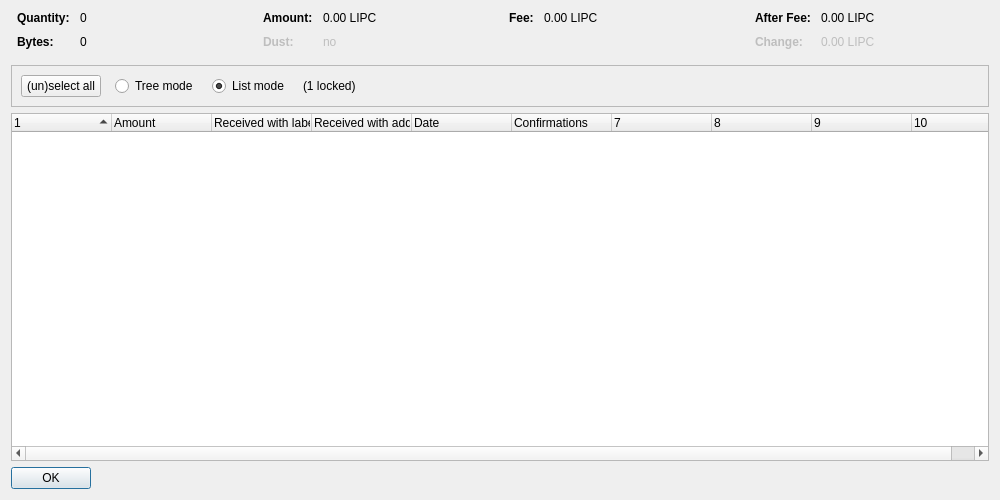
<?xml version="1.0" encoding="UTF-8"?>
<ui version="4.0">
 <class>CoinControlDialog</class>
 <widget class="QDialog" name="CoinControlDialog">
  <property name="geometry">
   <rect>
    <x>0</x>
    <y>0</y>
    <width>1000</width>
    <height>500</height>
   </rect>
  </property>
  <property name="windowTitle">
   <string>Coin Selection</string>
  </property>
  <layout class="QVBoxLayout" name="verticalLayout">
   <item>
    <layout class="QHBoxLayout" name="horizontalLayoutTop" stretch="0,0,0,0">
     <property name="topMargin">
      <number>0</number>
     </property>
     <property name="bottomMargin">
      <number>10</number>
     </property>
     <item>
      <layout class="QFormLayout" name="formLayoutCoinControl1">
       <property name="horizontalSpacing">
        <number>10</number>
       </property>
       <property name="verticalSpacing">
        <number>10</number>
       </property>
       <property name="leftMargin">
        <number>6</number>
       </property>
       <property name="rightMargin">
        <number>6</number>
       </property>
       <item row="0" column="0">
        <widget class="QLabel" name="labelCoinControlQuantityText">
         <property name="font">
          <font>
           <weight>75</weight>
           <bold>true</bold>
          </font>
         </property>
         <property name="text">
          <string>Quantity:</string>
         </property>
        </widget>
       </item>
       <item row="0" column="1">
        <widget class="QLabel" name="labelCoinControlQuantity">
         <property name="cursor">
          <cursorShape>IBeamCursor</cursorShape>
         </property>
         <property name="contextMenuPolicy">
          <enum>Qt::ActionsContextMenu</enum>
         </property>
         <property name="text">
          <string notr="true">0</string>
         </property>
         <property name="textInteractionFlags">
          <set>Qt::LinksAccessibleByMouse|Qt::TextSelectableByKeyboard|Qt::TextSelectableByMouse</set>
         </property>
        </widget>
       </item>
       <item row="1" column="0">
        <widget class="QLabel" name="labelCoinControlBytesText">
         <property name="font">
          <font>
           <weight>75</weight>
           <bold>true</bold>
          </font>
         </property>
         <property name="text">
          <string>Bytes:</string>
         </property>
        </widget>
       </item>
       <item row="1" column="1">
        <widget class="QLabel" name="labelCoinControlBytes">
         <property name="cursor">
          <cursorShape>IBeamCursor</cursorShape>
         </property>
         <property name="contextMenuPolicy">
          <enum>Qt::ActionsContextMenu</enum>
         </property>
         <property name="text">
          <string notr="true">0</string>
         </property>
         <property name="textInteractionFlags">
          <set>Qt::LinksAccessibleByMouse|Qt::TextSelectableByKeyboard|Qt::TextSelectableByMouse</set>
         </property>
        </widget>
       </item>
      </layout>
     </item>
     <item>
      <layout class="QFormLayout" name="formLayoutCoinControl2">
       <property name="horizontalSpacing">
        <number>10</number>
       </property>
       <property name="verticalSpacing">
        <number>10</number>
       </property>
       <property name="leftMargin">
        <number>6</number>
       </property>
       <property name="rightMargin">
        <number>6</number>
       </property>
       <item row="0" column="0">
        <widget class="QLabel" name="labelCoinControlAmountText">
         <property name="font">
          <font>
           <weight>75</weight>
           <bold>true</bold>
          </font>
         </property>
         <property name="text">
          <string>Amount:</string>
         </property>
        </widget>
       </item>
       <item row="0" column="1">
        <widget class="QLabel" name="labelCoinControlAmount">
         <property name="cursor">
          <cursorShape>IBeamCursor</cursorShape>
         </property>
         <property name="contextMenuPolicy">
          <enum>Qt::ActionsContextMenu</enum>
         </property>
         <property name="text">
          <string notr="true">0.00 LIPC</string>
         </property>
         <property name="textInteractionFlags">
          <set>Qt::LinksAccessibleByMouse|Qt::TextSelectableByKeyboard|Qt::TextSelectableByMouse</set>
         </property>
        </widget>
       </item>
       <item row="1" column="0">
        <widget class="QLabel" name="labelCoinControlLowOutputText">
         <property name="enabled">
          <bool>false</bool>
         </property>
         <property name="font">
          <font>
           <weight>75</weight>
           <bold>true</bold>
          </font>
         </property>
         <property name="text">
          <string>Dust:</string>
         </property>
        </widget>
       </item>
       <item row="1" column="1">
        <widget class="QLabel" name="labelCoinControlLowOutput">
         <property name="enabled">
          <bool>false</bool>
         </property>
         <property name="cursor">
          <cursorShape>IBeamCursor</cursorShape>
         </property>
         <property name="contextMenuPolicy">
          <enum>Qt::ActionsContextMenu</enum>
         </property>
         <property name="text">
          <string notr="true">no</string>
         </property>
         <property name="textInteractionFlags">
          <set>Qt::LinksAccessibleByMouse|Qt::TextSelectableByKeyboard|Qt::TextSelectableByMouse</set>
         </property>
        </widget>
       </item>
      </layout>
     </item>
     <item>
      <layout class="QFormLayout" name="formLayoutCoinControl3">
       <property name="horizontalSpacing">
        <number>10</number>
       </property>
       <property name="verticalSpacing">
        <number>10</number>
       </property>
       <property name="leftMargin">
        <number>6</number>
       </property>
       <property name="rightMargin">
        <number>6</number>
       </property>
       <item row="0" column="0">
        <widget class="QLabel" name="labelCoinControlFeeText">
         <property name="font">
          <font>
           <weight>75</weight>
           <bold>true</bold>
          </font>
         </property>
         <property name="text">
          <string>Fee:</string>
         </property>
        </widget>
       </item>
       <item row="0" column="1">
        <widget class="QLabel" name="labelCoinControlFee">
         <property name="cursor">
          <cursorShape>IBeamCursor</cursorShape>
         </property>
         <property name="contextMenuPolicy">
          <enum>Qt::ActionsContextMenu</enum>
         </property>
         <property name="text">
          <string notr="true">0.00 LIPC</string>
         </property>
         <property name="textInteractionFlags">
          <set>Qt::LinksAccessibleByMouse|Qt::TextSelectableByKeyboard|Qt::TextSelectableByMouse</set>
         </property>
        </widget>
       </item>
      </layout>
     </item>
     <item>
      <layout class="QFormLayout" name="formLayoutCoinControl4">
       <property name="horizontalSpacing">
        <number>10</number>
       </property>
       <property name="verticalSpacing">
        <number>10</number>
       </property>
       <property name="leftMargin">
        <number>6</number>
       </property>
       <property name="rightMargin">
        <number>6</number>
       </property>
       <item row="0" column="0">
        <widget class="QLabel" name="labelCoinControlAfterFeeText">
         <property name="font">
          <font>
           <weight>75</weight>
           <bold>true</bold>
          </font>
         </property>
         <property name="text">
          <string>After Fee:</string>
         </property>
        </widget>
       </item>
       <item row="0" column="1">
        <widget class="QLabel" name="labelCoinControlAfterFee">
         <property name="cursor">
          <cursorShape>IBeamCursor</cursorShape>
         </property>
         <property name="contextMenuPolicy">
          <enum>Qt::ActionsContextMenu</enum>
         </property>
         <property name="text">
          <string notr="true">0.00 LIPC</string>
         </property>
         <property name="textInteractionFlags">
          <set>Qt::LinksAccessibleByMouse|Qt::TextSelectableByKeyboard|Qt::TextSelectableByMouse</set>
         </property>
        </widget>
       </item>
       <item row="1" column="0">
        <widget class="QLabel" name="labelCoinControlChangeText">
         <property name="enabled">
          <bool>false</bool>
         </property>
         <property name="font">
          <font>
           <weight>75</weight>
           <bold>true</bold>
          </font>
         </property>
         <property name="text">
          <string>Change:</string>
         </property>
        </widget>
       </item>
       <item row="1" column="1">
        <widget class="QLabel" name="labelCoinControlChange">
         <property name="enabled">
          <bool>false</bool>
         </property>
         <property name="cursor">
          <cursorShape>IBeamCursor</cursorShape>
         </property>
         <property name="contextMenuPolicy">
          <enum>Qt::ActionsContextMenu</enum>
         </property>
         <property name="text">
          <string notr="true">0.00 LIPC</string>
         </property>
         <property name="textInteractionFlags">
          <set>Qt::LinksAccessibleByMouse|Qt::TextSelectableByKeyboard|Qt::TextSelectableByMouse</set>
         </property>
        </widget>
       </item>
      </layout>
     </item>
    </layout>
   </item>
   <item>
    <widget class="QFrame" name="frame">
     <property name="minimumSize">
      <size>
       <width>0</width>
       <height>40</height>
      </size>
     </property>
     <property name="frameShape">
      <enum>QFrame::StyledPanel</enum>
     </property>
     <property name="frameShadow">
      <enum>QFrame::Sunken</enum>
     </property>
     <layout class="QHBoxLayout" name="horizontalLayout">
      <item>
       <layout class="QHBoxLayout" name="horizontalLayoutPanel" stretch="0,0,0,0,0">
        <property name="spacing">
         <number>14</number>
        </property>
        <item>
         <widget class="QPushButton" name="pushButtonSelectAll">
          <property name="sizePolicy">
           <sizepolicy hsizetype="Maximum" vsizetype="Fixed">
            <horstretch>0</horstretch>
            <verstretch>0</verstretch>
           </sizepolicy>
          </property>
          <property name="text">
           <string>(un)select all</string>
          </property>
          <property name="autoDefault">
           <bool>false</bool>
          </property>
         </widget>
        </item>
        <item>
         <widget class="QRadioButton" name="radioTreeMode">
          <property name="sizePolicy">
           <sizepolicy hsizetype="Maximum" vsizetype="Fixed">
            <horstretch>0</horstretch>
            <verstretch>0</verstretch>
           </sizepolicy>
          </property>
          <property name="text">
           <string>Tree mode</string>
          </property>
         </widget>
        </item>
        <item>
         <widget class="QRadioButton" name="radioListMode">
          <property name="sizePolicy">
           <sizepolicy hsizetype="Maximum" vsizetype="Fixed">
            <horstretch>0</horstretch>
            <verstretch>0</verstretch>
           </sizepolicy>
          </property>
          <property name="text">
           <string>List mode</string>
          </property>
          <property name="checked">
           <bool>true</bool>
          </property>
         </widget>
        </item>
        <item>
         <widget class="QLabel" name="labelLocked">
          <property name="text">
           <string notr="true">(1 locked)</string>
          </property>
         </widget>
        </item>
        <item>
         <spacer name="horizontalSpacer">
          <property name="orientation">
           <enum>Qt::Horizontal</enum>
          </property>
          <property name="sizeHint" stdset="0">
           <size>
            <width>40</width>
            <height>20</height>
           </size>
          </property>
         </spacer>
        </item>
       </layout>
      </item>
     </layout>
    </widget>
   </item>
   <item>
    <widget class="CoinControlTreeWidget" name="treeWidget">
     <property name="contextMenuPolicy">
      <enum>Qt::CustomContextMenu</enum>
     </property>
     <property name="sortingEnabled">
      <bool>false</bool>
     </property>
     <property name="columnCount">
      <number>10</number>
     </property>
     <attribute name="headerShowSortIndicator" stdset="0">
      <bool>true</bool>
     </attribute>
     <attribute name="headerStretchLastSection">
      <bool>false</bool>
     </attribute>
     <column>
      <property name="text">
       <string/>
      </property>
     </column>
     <column>
      <property name="text">
       <string>Amount</string>
      </property>
     </column>
     <column>
      <property name="text">
       <string>Received with label</string>
      </property>
     </column>
     <column>
      <property name="text">
       <string>Received with address</string>
      </property>
     </column>
     <column>
      <property name="text">
       <string>Date</string>
      </property>
     </column>
     <column>
      <property name="text">
       <string>Confirmations</string>
      </property>
      <property name="toolTip">
       <string>Confirmed</string>
      </property>
     </column>
     <column>
      <property name="text">
       <string/>
      </property>
     </column>
     <column>
      <property name="text">
       <string/>
      </property>
     </column>
     <column>
      <property name="text">
       <string/>
      </property>
     </column>
     <column>
      <property name="text">
       <string/>
      </property>
     </column>
    </widget>
   </item>
   <item>
    <widget class="QDialogButtonBox" name="buttonBox">
     <property name="sizePolicy">
      <sizepolicy hsizetype="Maximum" vsizetype="Fixed">
       <horstretch>0</horstretch>
       <verstretch>0</verstretch>
      </sizepolicy>
     </property>
     <property name="orientation">
      <enum>Qt::Horizontal</enum>
     </property>
     <property name="standardButtons">
      <set>QDialogButtonBox::Ok</set>
     </property>
    </widget>
   </item>
  </layout>
 </widget>
 <customwidgets>
  <customwidget>
   <class>CoinControlTreeWidget</class>
   <extends>QTreeWidget</extends>
   <header>coincontroltreewidget.h</header>
  </customwidget>
 </customwidgets>
 <resources/>
 <connections/>
</ui>
